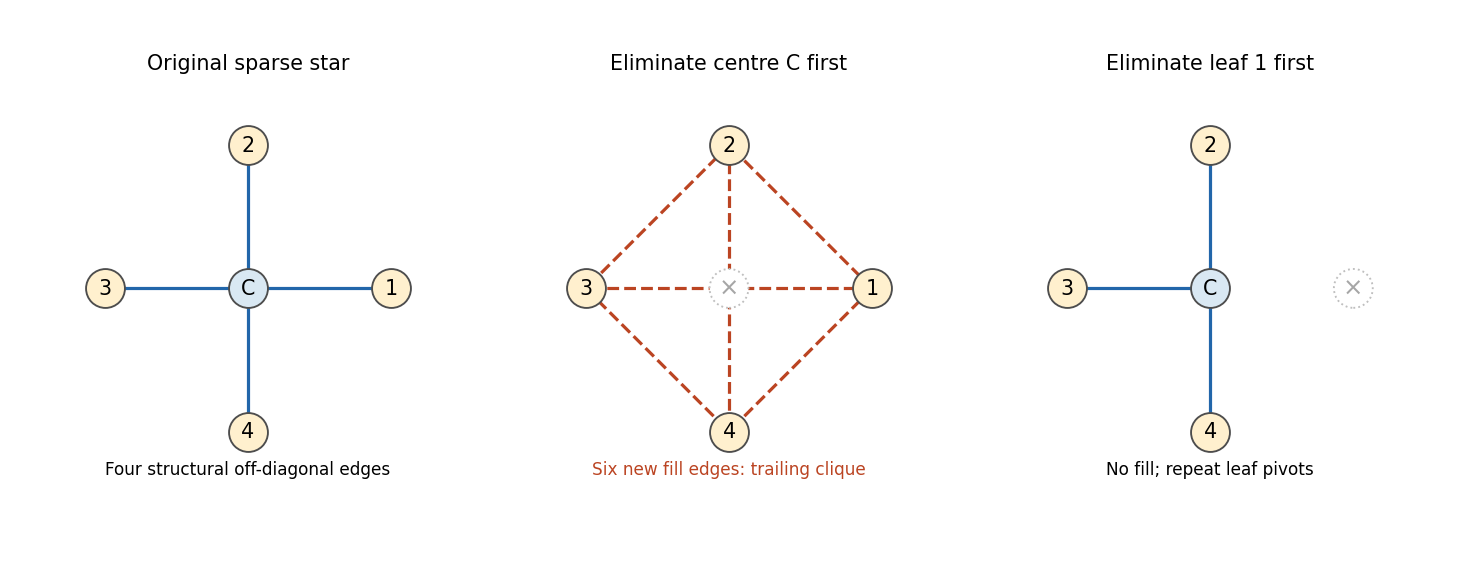

Python code for this plot:
"""Original sparse-elimination graph example. Python 3.14 / NumPy 2.3.5 / Matplotlib 3.10.7.
Writes paper-60-elimination.png to caller CWD; preserves supplied MPLCONFIGDIR.
"""
import os
from pathlib import Path
import tempfile
os.environ.setdefault('MPLCONFIGDIR', str(Path(tempfile.gettempdir())/'paper-60-matplotlib'))
import matplotlib
matplotlib.use('Agg')
import matplotlib.pyplot as plt
import numpy as np
from itertools import combinations

coords={0:np.array([0.,0.])}
for j in range(1,5):
 angle=(j-1)*np.pi/2
 coords[j]=np.array([np.cos(angle),np.sin(angle)])
fig,axs=plt.subplots(1,3,figsize=(10.8,4.3),facecolor='white')

fig.subplots_adjust(left=.02,right=.98,top=.86,bottom=.12,wspace=.1)

def draw(ax, retained, edges, fill=False, removed=None):
 for i,j in edges:
  a,b=coords[i],coords[j]
  ax.plot([a[0],b[0]],[a[1],b[1]],color='#bb4422' if fill else '#2266aa',ls='--' if fill else '-',lw=1.7,zorder=1)
 for j in retained:
  x,y=coords[j]
  ax.scatter([x],[y],s=430,facecolor='#d9e8f3' if j==0 else '#fff0ce',edgecolor='.3',zorder=3)
  ax.text(x,y,'C' if j==0 else str(j),ha='center',va='center',zorder=4,fontsize=11)
 if removed is not None:
  x,y=coords[removed]
  ax.scatter([x],[y],s=430,facecolor='white',edgecolor='.75',linestyle=':',zorder=2)
  ax.text(x,y,'×',ha='center',va='center',color='.65',zorder=3,fontsize=13)
 ax.set(aspect='equal',xlim=(-1.38,1.38),ylim=(-1.55,1.45));ax.axis('off')
draw(axs[0],range(5),[(0,j) for j in range(1,5)])
axs[0].set_title('Original sparse star',fontsize=11)
axs[0].text(0,-1.3,'Four structural off-diagonal edges',ha='center',fontsize=9)
draw(axs[1],range(1,5),list(combinations(range(1,5),2)),fill=True,removed=0)
axs[1].set_title('Eliminate centre C first',fontsize=11)
axs[1].text(0,-1.3,'Six new fill edges: trailing clique',ha='center',fontsize=9,color='#bb4422')
draw(axs[2],[0,2,3,4],[(0,j) for j in [2,3,4]],removed=1)
axs[2].set_title('Eliminate leaf 1 first',fontsize=11)
axs[2].text(0,-1.3,'No fill; repeat leaf pivots',ha='center',fontsize=9)
fig.savefig(Path.cwd()/'paper-60-elimination.png',dpi=135,facecolor='white',transparent=False)
plt.close(fig)
